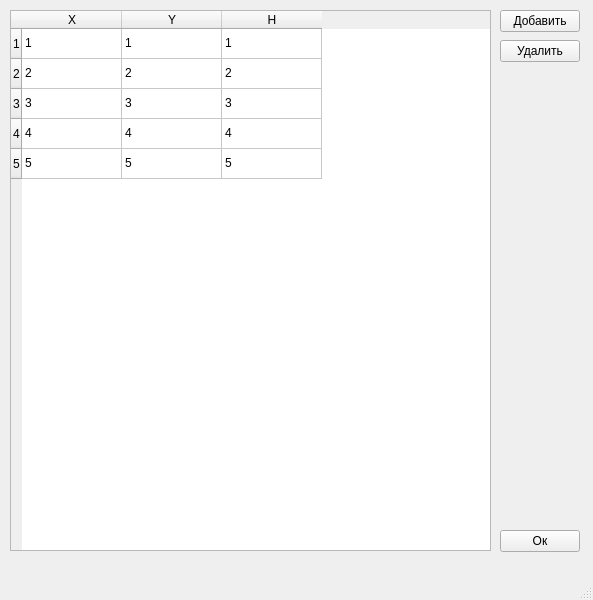
<?xml version="1.0" encoding="UTF-8"?>
<ui version="4.0">
 <class>TableEdit</class>
 <widget class="QMainWindow" name="TableEdit">
  <property name="geometry">
   <rect>
    <x>0</x>
    <y>0</y>
    <width>593</width>
    <height>600</height>
   </rect>
  </property>
  <property name="windowTitle">
   <string>Редактирование таблицы точек</string>
  </property>
  <widget class="QWidget" name="centralwidget">
   <widget class="QTableWidget" name="tableWidget">
    <property name="geometry">
     <rect>
      <x>10</x>
      <y>10</y>
      <width>481</width>
      <height>541</height>
     </rect>
    </property>
    <row>
     <property name="text">
      <string>1</string>
     </property>
    </row>
    <row>
     <property name="text">
      <string>2</string>
     </property>
    </row>
    <row>
     <property name="text">
      <string>3</string>
     </property>
    </row>
    <row>
     <property name="text">
      <string>4</string>
     </property>
    </row>
    <row>
     <property name="text">
      <string>5</string>
     </property>
    </row>
    <column>
     <property name="text">
      <string>X</string>
     </property>
    </column>
    <column>
     <property name="text">
      <string>Y</string>
     </property>
    </column>
    <column>
     <property name="text">
      <string>H</string>
     </property>
    </column>
    <item row="0" column="0">
     <property name="text">
      <string>1</string>
     </property>
    </item>
    <item row="0" column="1">
     <property name="text">
      <string>1</string>
     </property>
    </item>
    <item row="0" column="2">
     <property name="text">
      <string>1</string>
     </property>
    </item>
    <item row="1" column="0">
     <property name="text">
      <string>2</string>
     </property>
    </item>
    <item row="1" column="1">
     <property name="text">
      <string>2</string>
     </property>
    </item>
    <item row="1" column="2">
     <property name="text">
      <string>2</string>
     </property>
    </item>
    <item row="2" column="0">
     <property name="text">
      <string>3</string>
     </property>
    </item>
    <item row="2" column="1">
     <property name="text">
      <string>3</string>
     </property>
    </item>
    <item row="2" column="2">
     <property name="text">
      <string>3</string>
     </property>
    </item>
    <item row="3" column="0">
     <property name="text">
      <string>4</string>
     </property>
    </item>
    <item row="3" column="1">
     <property name="text">
      <string>4</string>
     </property>
    </item>
    <item row="3" column="2">
     <property name="text">
      <string>4</string>
     </property>
    </item>
    <item row="4" column="0">
     <property name="text">
      <string>5</string>
     </property>
    </item>
    <item row="4" column="1">
     <property name="text">
      <string>5</string>
     </property>
    </item>
    <item row="4" column="2">
     <property name="text">
      <string>5</string>
     </property>
    </item>
   </widget>
   <widget class="QPushButton" name="pushButton">
    <property name="geometry">
     <rect>
      <x>500</x>
      <y>10</y>
      <width>80</width>
      <height>22</height>
     </rect>
    </property>
    <property name="text">
     <string>Добавить</string>
    </property>
   </widget>
   <widget class="QPushButton" name="pushButton_2">
    <property name="geometry">
     <rect>
      <x>500</x>
      <y>40</y>
      <width>80</width>
      <height>22</height>
     </rect>
    </property>
    <property name="text">
     <string>Удалить</string>
    </property>
   </widget>
   <widget class="QPushButton" name="pushButton_3">
    <property name="geometry">
     <rect>
      <x>500</x>
      <y>530</y>
      <width>80</width>
      <height>22</height>
     </rect>
    </property>
    <property name="text">
     <string>Ок</string>
    </property>
   </widget>
  </widget>
  <widget class="QMenuBar" name="menubar">
   <property name="geometry">
    <rect>
     <x>0</x>
     <y>0</y>
     <width>593</width>
     <height>21</height>
    </rect>
   </property>
  </widget>
  <widget class="QStatusBar" name="statusbar"/>
 </widget>
 <resources/>
 <connections/>
</ui>
